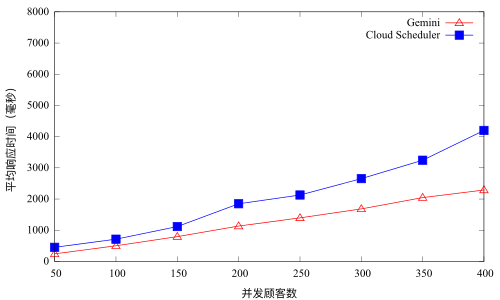

Write gnuplot code to recreate this figure.
set term pdfcairo font "Times New Roman,12"
set output 'tpcw.pdf'
set style line 1 lt 1 lw 2 lc rgb "red" pt 8 pi 1 ps 1
set style line 2 lt 1 lw 2 lc rgb "dark-yellow" pt 4 pi 1 ps 1
set style line 3 lt 3 lw 2 lc rgb "black" pt 3 pi 1 ps 1
set style line 4 lt 1 lw 2 lc rgb "dark-magenta" pt 2 pi 1 ps 1
set style line 5 lt 5 lw 2 lc rgb "blue" pt 5 pi 1 ps 1
set style line 6 lt 6 lw 2 lc rgb "#006400" pt 6 pi 1 ps 1
#set key inside at 5.5,0.986 vertical Right noreverse noenhanced autotitles box
set datafile missing '-'
set ylabel "平均响应时间（毫秒）"
set xlabel "并发顾客数"
set yrange [0:8000]
plot 'tpcw.dat' u 1:2 t "Gemini" w linespoints ls 1,"" u 1:3 t "Cloud Scheduler" w linespoints ls 5
quit
